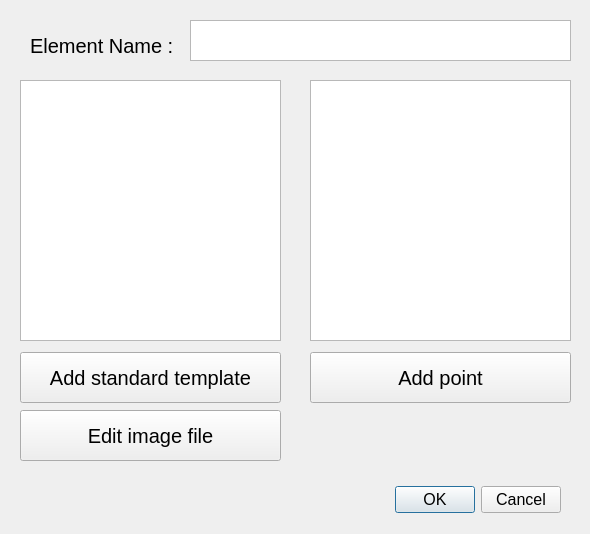
<?xml version="1.0" encoding="UTF-8"?>
<ui version="4.0">
 <class>cNewElementWindow</class>
 <widget class="QDialog" name="cNewElementWindow">
  <property name="geometry">
   <rect>
    <x>0</x>
    <y>0</y>
    <width>590</width>
    <height>534</height>
   </rect>
  </property>
  <property name="windowTitle">
   <string>Dialog</string>
  </property>
  <widget class="QDialogButtonBox" name="buttonBox">
   <property name="geometry">
    <rect>
     <x>30</x>
     <y>470</y>
     <width>531</width>
     <height>59</height>
    </rect>
   </property>
   <property name="font">
    <font>
     <pointsize>12</pointsize>
    </font>
   </property>
   <property name="orientation">
    <enum>Qt::Horizontal</enum>
   </property>
   <property name="standardButtons">
    <set>QDialogButtonBox::Cancel|QDialogButtonBox::Ok</set>
   </property>
  </widget>
  <widget class="QLabel" name="label">
   <property name="geometry">
    <rect>
     <x>30</x>
     <y>30</y>
     <width>181</width>
     <height>31</height>
    </rect>
   </property>
   <property name="font">
    <font>
     <pointsize>15</pointsize>
    </font>
   </property>
   <property name="text">
    <string>Element Name : </string>
   </property>
  </widget>
  <widget class="QTextEdit" name="textEdit">
   <property name="geometry">
    <rect>
     <x>190</x>
     <y>20</y>
     <width>381</width>
     <height>41</height>
    </rect>
   </property>
  </widget>
  <widget class="QPushButton" name="btn_addTemplate">
   <property name="geometry">
    <rect>
     <x>20</x>
     <y>352</y>
     <width>261</width>
     <height>51</height>
    </rect>
   </property>
   <property name="font">
    <font>
     <pointsize>15</pointsize>
    </font>
   </property>
   <property name="text">
    <string>Add standard template</string>
   </property>
  </widget>
  <widget class="QPushButton" name="btn_editImage">
   <property name="geometry">
    <rect>
     <x>20</x>
     <y>410</y>
     <width>261</width>
     <height>51</height>
    </rect>
   </property>
   <property name="font">
    <font>
     <pointsize>15</pointsize>
    </font>
   </property>
   <property name="text">
    <string>Edit image file</string>
   </property>
  </widget>
  <widget class="QPushButton" name="btn_addPoint">
   <property name="geometry">
    <rect>
     <x>310</x>
     <y>352</y>
     <width>261</width>
     <height>51</height>
    </rect>
   </property>
   <property name="font">
    <font>
     <pointsize>15</pointsize>
    </font>
   </property>
   <property name="text">
    <string>Add point</string>
   </property>
  </widget>
  <widget class="QTableWidget" name="tableWidget">
   <property name="geometry">
    <rect>
     <x>310</x>
     <y>80</y>
     <width>261</width>
     <height>261</height>
    </rect>
   </property>
  </widget>
  <widget class="QGraphicsView" name="graphics_user">
   <property name="geometry">
    <rect>
     <x>20</x>
     <y>80</y>
     <width>261</width>
     <height>261</height>
    </rect>
   </property>
  </widget>
 </widget>
 <resources/>
 <connections>
  <connection>
   <sender>buttonBox</sender>
   <signal>accepted()</signal>
   <receiver>cNewElementWindow</receiver>
   <slot>accept()</slot>
   <hints>
    <hint type="sourcelabel">
     <x>248</x>
     <y>254</y>
    </hint>
    <hint type="destinationlabel">
     <x>157</x>
     <y>274</y>
    </hint>
   </hints>
  </connection>
  <connection>
   <sender>buttonBox</sender>
   <signal>rejected()</signal>
   <receiver>cNewElementWindow</receiver>
   <slot>reject()</slot>
   <hints>
    <hint type="sourcelabel">
     <x>316</x>
     <y>260</y>
    </hint>
    <hint type="destinationlabel">
     <x>286</x>
     <y>274</y>
    </hint>
   </hints>
  </connection>
 </connections>
</ui>
